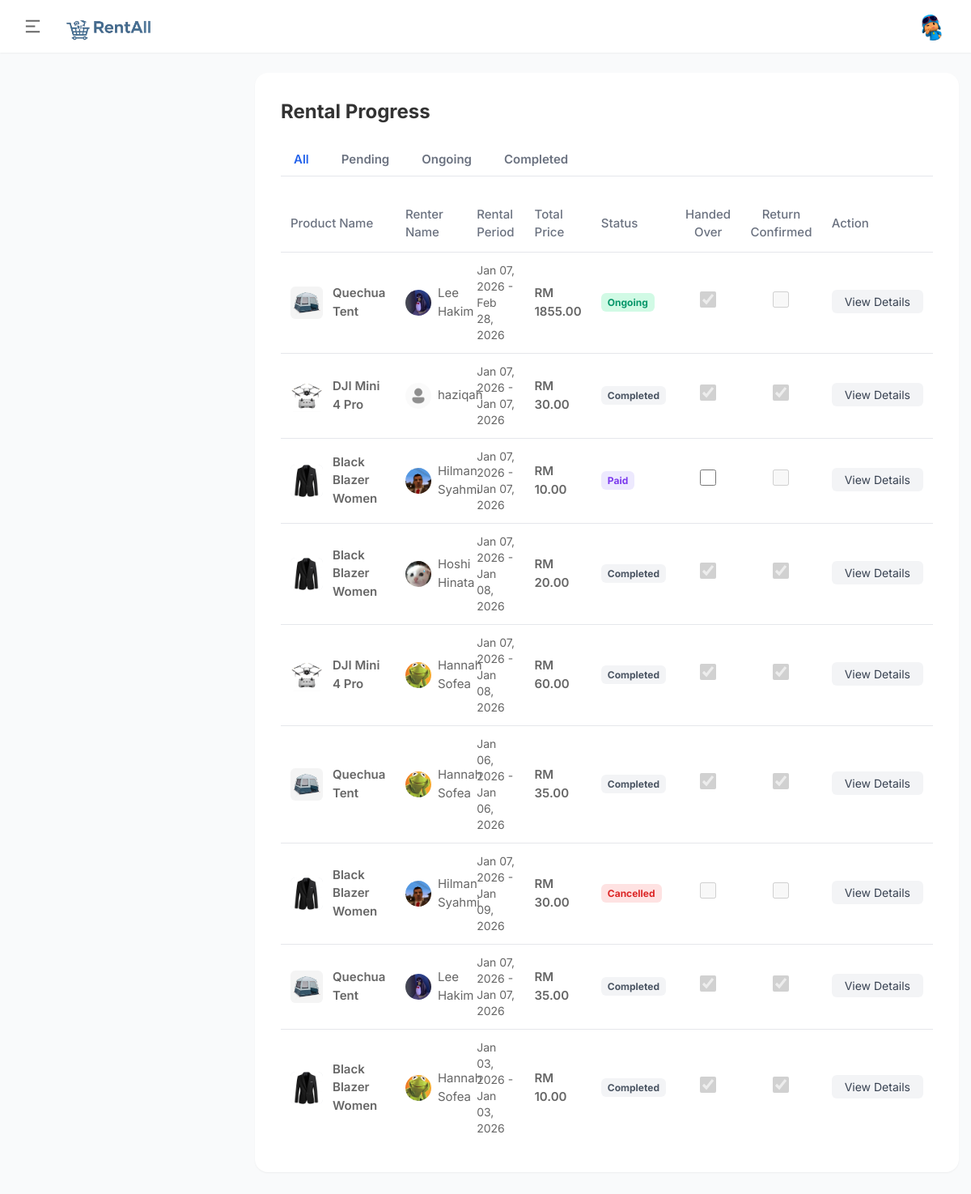
The page /rental-progress/ (signed in) on the database its author committed.
### userauths/models.py (models this page shows, shortened)
class User(AbstractUser):
    full_name = models.CharField(max_length=200) #charfield tak leh ambik byk words
    username = models.CharField(max_length=50)
    email = models.EmailField(unique=True, validators=[validate_iium_email])
    phone = models.CharField(max_length=200)
    gender = models.CharField(max_length=100, choices=GENDER, default="male")
    otp = models.CharField(max_length=10, null=True, blank=True)
    USERNAME_FIELD = 'email'
    REQUIRED_FIELDS = ['username']

class Profile(models.Model):
    pid = ShortUUIDField(length=7, max_length=25, alphabet='abcdefghijklmnopqrstuvwxyz')
    user = models.OneToOneField(User,on_delete=models.CASCADE) #1 user = 1 profile only, cascade - delete profile auto delete evrything in user
    cover_image = models.ImageField(upload_to=user_directory_path, blank=True, null=True, default="cover.jpg")
    image = models.ImageField(upload_to=user_directory_path, blank=True, null=True, default="default.jpg")
    full_name = models.CharField(max_length=200, null=True, blank=True) #charfield tak leh ambik byk words
    phone = models.CharField(max_length=200, null=True, blank=True)
    gender = models.CharField(max_length=100, choices=GENDER, default="male")
    bio = models.CharField(max_length=200, null=True, blank=True)
    about_me = models.TextField(null=True, blank=True)
    whatsapp = models.CharField(max_length=200, null=True, blank=True)
    instagram = models.CharField(max_length=200, null=True, blank=True)
    verified = models.BooleanField(default=False)
    followers = models.ManyToManyField(User, blank=True, related_name="followers")
    following = models.ManyToManyField(User, blank=True, related_name="following")
    friends = models.ManyToManyField(User, blank=True, related_name="friends")
    blocked = models.ManyToManyField(User, blank=True, related_name="blocked")
    date = models.DateTimeField(auto_now_add=True)
    slug = models.SlugField(unique=True, blank=True, null=True) #must be true so 2 profiles xboleh ada same slug
    def create_user_profile(sender, instance, created, **kwargs):
        if created:
            Profile.objects.create(user=instance)
    def save_user_profile(sender, instance, **Kwargs):
        instance.profile.save()
    post_save.connect(create_user_profile, sender=User)
    post_save.connect(save_user_profile, sender=User)

### core/models.py (models this page shows, shortened)
class RentalRequest(models.Model):
    rr_id = ShortUUIDField(length=7, max_length=25, alphabet='abcdefghijklmnopqrstuvwxyz')
    owner = models.ForeignKey(User, on_delete=models.CASCADE, related_name="owned_rental_requests")
    product = models.ForeignKey(Product, on_delete=models.CASCADE, related_name="rental_requests")
    renter = models.ForeignKey(User, on_delete=models.CASCADE, related_name="rental_requests")
    start_date = models.DateField()
    end_date = models.DateField()
    total_days = models.PositiveIntegerField()
    total_price = models.DecimalField(max_digits=10, decimal_places=2)
    status = models.CharField(max_length=20, choices=RENTAL_STATUS, default="Pending")
    handed_over = models.BooleanField(default=False)
    received = models.BooleanField(default=False)
    returned_confirmed = models.BooleanField(default=False)
    returned = models.BooleanField(default=False)
    paid_at = models.DateTimeField(null=True, blank=True)
    approved_at = models.DateTimeField(null=True, blank=True)
    date = models.DateTimeField(auto_now_add=True)
    class Meta:
        verbose_name_plural = 'Rental Requests'

class Product(models.Model):
    user = models.ForeignKey(User, on_delete=models.CASCADE)
    title = models.CharField(max_length=100)
    image = models.ImageField(upload_to=user_directory_path)
    description = models.TextField(null=True, blank=True)
    daily_rate = models.DecimalField(max_digits=10, decimal_places=2)
    location = models.CharField(max_length=100, null=True, blank=True)
    status = models.CharField(max_length=20, choices=AVAILABILITY, default="available")
    pid = ShortUUIDField(length=7, max_length=25, alphabet='abcdefghijklmnopqrstuvwxyz')
    slug = models.SlugField(unique=True)
    date = models.DateTimeField(auto_now_add=True)

### core/views.py (the view)
# urls.py: path("rental-progress/", views.rental_progress, name="rental-progress"),
@login_required
def rental_progress(request):
    _cancel_expired_requests()
    _update_ongoing_rentals()
    _notify_rental_end()
    rental_requests = RentalRequest.objects.filter(owner=request.user).order_by("-date")
    context = {
        "rental_requests": rental_requests
    }
    return render(request, "core/rental-progress.html", context)

### core/context_processors.py (called while the page is built)
def notification_context(request):
    unread_notifications_count = 0
    unread_messages_count = 0
    if request.user.is_authenticated:
        unread_notifications_count = Notification.objects.filter(user=request.user, is_read=False).count()
        unread_messages_count = ChatMessage.objects.filter(receiver=request.user, is_read=False).count()
    return {
        'unread_notifications_count': unread_notifications_count,
        'unread_messages_count': unread_messages_count,
    }

### core/views.py (called while the page is built, shortened)
def _cancel_expired_requests():
    twelve_hours_ago = timezone.now() - timedelta(hours=12)
    expired_requests = RentalRequest.objects.filter(
        status='Approved',
        approved_at__lt=twelve_hours_ago
    )

def _update_ongoing_rentals():
    today = timezone.localtime(timezone.now()).date()
    requests_to_start = RentalRequest.objects.filter(
        status='Paid',
        handed_over=True,
        received=True,
        start_date__lte=today
    )
    for req in requests_to_start:
        req.status = 'Ongoing'
        product = req.product
        product.status = "rented"
        product.save()
        req.save()

def _notify_rental_end():
    today = timezone.now().date()
    expired_rentals = RentalRequest.objects.filter(
        status='Ongoing',
        end_date__lt=today
    )
    for req in expired_rentals:
        if not Notification.objects.filter(rental_request=req, notification_type="Rental Period Ended").exists():
            Notification.objects.create(
                user=req.renter,
                sender=req.owner,
                notification_type="Rental Period Ended",
                rental_request=req
            )

### templates/core/rental-progress.html (shortened to what this page needs)
{% extends 'partials/base.html' %}
{% load static %}
{% block content %}
<div class="main_content">
    <div class="mcontainer">
        <div class="bg-white rounded-2xl shadow-sm md:p-8 p-4">
            <h1 class="text-2xl font-bold mb-6">Rental Progress</h1>
            <div class="flex space-x-2 mb-6 border-b overflow-x-auto">
                <button class="px-4 py-2 font-semibold text-blue-600 border-b-2 border-blue-600 focus:outline-none tab-btn whitespace-nowrap" onclick="filterTable('all', this)">All</button>
                <button class="px-4 py-2 font-semibold text-gray-500 hover:text-blue-600 focus:outline-none tab-btn whitespace-nowrap" onclick="filterTable('pending', this)">Pending</button>
                <button class="px-4 py-2 font-semibold text-gray-500 hover:text-blue-600 focus:outline-none tab-btn whitespace-nowrap" onclick="filterTable('ongoing', this)">Ongoing</button>
                <button class="px-4 py-2 font-semibold text-gray-500 hover:text-blue-600 focus:outline-none tab-btn whitespace-nowrap" onclick="filterTable('completed', this)">Completed</button>
            </div>
            <div class="overflow-x-auto">
                <table class="w-full text-left border-collapse">
                    <thead>
                        <tr class="text-gray-500 border-b">
                            <th class="p-3 font-medium">Product Name</th>
                            <th class="p-3 font-medium">Renter Name</th>
                            <th class="p-3 font-medium">Rental Period</th>
                            <th class="p-3 font-medium">Total Price</th>
                            <th class="p-3 font-medium">Status</th>
                            <th class="p-3 font-medium text-center">Handed Over</th>
                            <th class="p-3 font-medium text-center">Return Confirmed</th>
                            <th class="p-3 font-medium">Action</th>
                        </tr>
                    </thead>
                    <tbody class="divide-y" id="rental-table-body">
                        {% for req in rental_requests %}
                        <tr class="rental-row" data-status="{{ req.status|lower }}" data-request-id="{{ req.rr_id }}">
                            <td class="p-3">
                                <div class="flex items-center space-x-3">
                                    <div class="w-10 h-10 rounded-md bg-gray-200 flex-shrink-0 overflow-hidden">
                                         <img src="{{ req.product.image.url }}" class="w-full h-full object-cover" alt="Product">
                                    </div>
                                    <a href="{% url 'core:item-detail' req.product.slug %}" class="font-semibold hover:underline">{{ req.product.title }}</a>
                                </div>
                            </td>
                            <td class="p-3">
                                <div class="flex items-center space-x-2">
                                    <img src="{{ req.renter.profile.image.url }}" class="w-8 h-8 rounded-full" alt="Renter">
                                    <span>{{ req.renter.profile.full_name }}</span>
                                </div>
                            </td>
                            <td class="p-3 text-sm">{{ req.start_date|date:"M d, Y" }} - {{ req.end_date|date:"M d, Y" }}</td>
                            <td class="p-3 font-semibold">RM {{ req.total_price|floatformat:2 }}</td>
                            <td class="p-3 status-cell">
                                {% if req.status == 'Pending' %}
                                    <span class="bg-yellow-100 text-yellow-600 px-2 py-1 rounded-md text-xs font-bold">Pending</span>
                                {% elif req.status == 'Approved' %}
                                    <span class="bg-blue-100 text-blue-600 px-2 py-1 rounded-md text-xs font-bold">Approved</span>
                                {% elif req.status == 'Declined' %}
                                    <span class="bg-red-100 text-red-600 px-2 py-1 rounded-md text-xs font-bold">Declined</span>
                                {% elif req.status == 'Paid' %}
                                    <span class="bg-purple-100 text-purple-600 px-2 py-1 rounded-md text-xs font-bold">Paid</span>
                                {% elif req.status == 'Ongoing' %}
                                    <span class="bg-green-100 text-green-600 px-2 py-1 rounded-md text-xs font-bold">Ongoing</span>
                                {% elif req.status == 'Completed' %}
                                    <span class="bg-gray-100 text-gray-600 px-2 py-1 rounded-md text-xs font-bold">Completed</span>
                                {% elif req.status == 'Cancelled' %}
                                    <span class="bg-red-100 text-red-600 px-2 py-1 rounded-md text-xs font-bold">Cancelled</span>
                                {% endif %}
                            </td>
                            <td class="p-3 text-center">
                                <input type="checkbox" class="h-5 w-5 rounded border-gray-300 text-blue-600 focus:ring-blue-500 handed-over-checkbox"
                                    {% if req.handed_over %}checked disabled{% endif %}
                                    {% if req.status != 'Paid' and not req.handed_over %}disabled{% endif %}
                                >
                            </td>
                            <td class="p-3 text-center">
                                <input type="checkbox" class="h-5 w-5 rounded border-gray-300 text-blue-600 focus:ring-blue-500 returned-checkbox"
                                    {% if req.returned %}checked disabled{% endif %}
                                    {% if req.status != 'Ongoing' or not req.returned_confirmed %}disabled{% endif %}
                                >
                            </td>
                            <td class="p-3 action-cell">
                                {% if req.status == 'Pending' %}
                                <div class="flex space-x-2">
                                    <button class="bg-blue-600 text-white px-3 py-1 rounded-md text-xs hover:bg-blue-700 transition action-btn" data-action="approve">Approve</button>
                                    <button class="bg-red-600 text-white px-3 py-1 rounded-md text-xs hover:bg-red-700 transition action-btn" data-action="decline">Decline</button>
                                </div>
                                {% else %}
                                <a href="#view-details-modal-{{ req.rr_id }}" uk-toggle class="bg-gray-100 text-gray-700 px-4 py-1.5 rounded-md text-sm hover:bg-gray-200 transition whitespace-nowrap">View Details</a>
                                {% endif %}
                            </td>
                        </tr>
                        {% empty %}
                        <tr>
                            <td colspan="8" class="text-center p-6 text-gray-500">You have no rental requests.</td>
                        </tr>
                        {% endfor %}
                    </tbody>
                </table>
            </div>
        </div>
    </div>
</div>
{% endblock %}

### templates/partials/base.html (shortened to what this page needs)
{% load static %}
<!DOCTYPE html>
<html lang="en">
<head>
    <link rel="stylesheet" href="{% static 'assets/css/icons.css' %}">
    <link rel="stylesheet" href="https://cdnjs.cloudflare.com/ajax/libs/font-awesome/7.0.1/css/all.min.css">
    <link rel="stylesheet" href="{% static 'assets/css/uikit.css' %}">
    <link rel="stylesheet" href="{% static 'assets/css/style.css' %}">
    <link href="https://unpkg.com/tailwindcss@^2/dist/tailwind.min.css" rel="stylesheet">
    <link rel="stylesheet" type="text/css" href="https://cdn.jsdelivr.net/npm/daterangepicker/daterangepicker.css" />
</head>
<body>
        <header>
            <div class="header_wrap">
                <div class="header_inner mcontainer">
                    <div class="left_side">
                        <span class="slide_menu" uk-toggle="target: #wrapper ; cls: is-collapse is-active">
                            <svg xmlns="http://www.w3.org/2000/svg" viewBox="0 0 24 24" width="24" height="24"><path d="M3 4h18v2H3V4zm0 7h12v2H3v-2zm0 7h18v2H3v-2z" fill="currentColor"></path></svg>
                        </span>
                        <div id="logo">
                            <a href="{% url 'core:feed' %}">
                                <img src="{% static 'assets/images/logo.png' %}?v=2" style="height: 130px; width: auto; max-height: none;" alt="">
                            </a>
                        </div>
                    </div>
                    <div class="right_side">
                        <div class="header_widgets">
                            <a href="#">
                                <img src="{{request.user.profile.image.url}}" class="is_avatar" alt="">
                            </a>
                        </div>
                    </div>
                </div>
            </div>
        </header>
        {% block content %}
        {% endblock content %}
</body>
</html>

### rows shown on the page
User: user.profile.image (picture)
RentalRequest: product.image (picture), product "Quechua Tent", renter.profile.image (picture), renter.profile.full_name "Lee Hakim", start_date "Jan 07, 2026", end_date "Feb 28, 2026", total_price "1855.00", shows "Ongoing", handed_over "☑"
RentalRequest: product.image (picture), product "DJI Mini 4 Pro", renter.profile.image (placeholder picture), renter.profile.full_name "haziqah", start_date "Jan 07, 2026", end_date "Jan 07, 2026", total_price "30.00", shows "Completed", handed_over "☑", status "☑"
RentalRequest: product.image (picture), product "Black Blazer Women", renter.profile.image (picture), renter.profile.full_name "Hilman Syahmi", start_date "Jan 07, 2026", end_date "Jan 07, 2026", total_price "10.00", shows "Paid"
RentalRequest: product.image (picture), product "Black Blazer Women", renter.profile.image (picture), renter.profile.full_name "Hoshi Hinata", start_date "Jan 07, 2026", end_date "Jan 08, 2026", total_price "20.00", shows "Completed", handed_over "☑", status "☑"
RentalRequest: product.image (picture), product "DJI Mini 4 Pro", renter.profile.image (picture), renter.profile.full_name "Hannah Sofea", start_date "Jan 07, 2026", end_date "Jan 08, 2026", total_price "60.00", shows "Completed", handed_over "☑", status "☑"
RentalRequest: product.image (picture), product "Quechua Tent", renter.profile.image (picture), renter.profile.full_name "Hannah Sofea", start_date "Jan 06, 2026", end_date "Jan 06, 2026", total_price "35.00", shows "Completed", handed_over "☑", status "☑"
RentalRequest: product.image (picture), product "Black Blazer Women", renter.profile.image (picture), renter.profile.full_name "Hilman Syahmi", start_date "Jan 07, 2026", end_date "Jan 09, 2026", total_price "30.00", shows "Cancelled"
RentalRequest: product.image (picture), product "Quechua Tent", renter.profile.image (picture), renter.profile.full_name "Lee Hakim", start_date "Jan 07, 2026", end_date "Jan 07, 2026", total_price "35.00", shows "Completed", handed_over "☑", status "☑"
RentalRequest: product.image (picture), product "Black Blazer Women", renter.profile.image (picture), renter.profile.full_name "Hannah Sofea", start_date "Jan 03, 2026", end_date "Jan 03, 2026", total_price "10.00", shows "Completed", handed_over "☑", status "☑"
